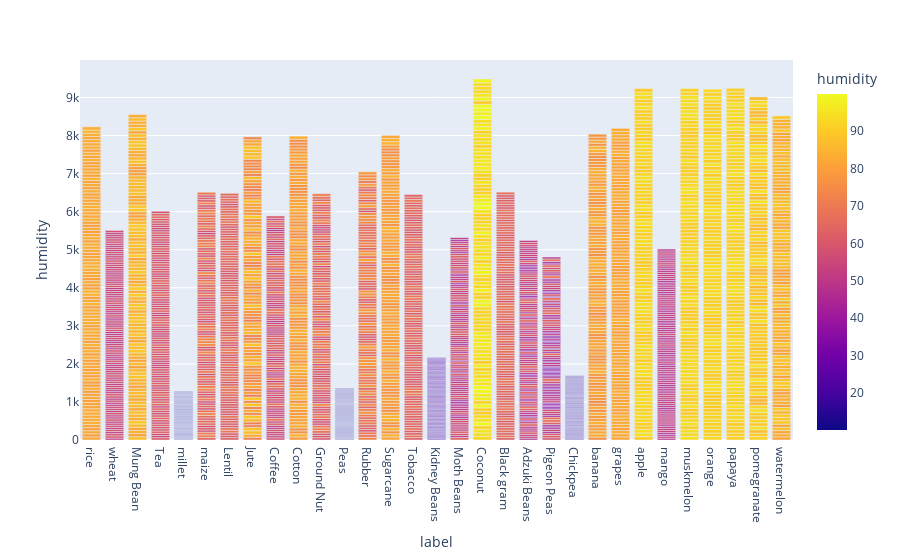

This figure's notebook cell:
### Code cell
# Humidity visualization

fig2 = px.bar(df, x='label', y='humidity', color='humidity')
fig2.show()

### Figure 1 — Plotly figure (JSON) as saved in the notebook; plotly's stock layout.template omitted (floating-point values rounded to 4 significant figures; data arrays with more than 128 entries replaced by an {"elided": "..."} marker saying what was removed)
{"data": [{"alignmentgroup": "True", "hovertemplate": "label=%{x}<br>humidity=%{marker.color}<extra></extra>", "legendgroup": "", "marker": {"color": {"elided": "3100 float values"}, "coloraxis": "coloraxis"}, "name": "", "offsetgroup": "", "orientation": "v", "showlegend": false, "textposition": "auto", "type": "bar", "x": {"elided": "3100 str values"}, "xaxis": "x", "y": {"elided": "3100 float values"}, "yaxis": "y"}], "layout": {"barmode": "relative", "coloraxis": {"colorbar": {"title": {"text": "humidity"}}, "colorscale": [[0, "#0d0887"], [0.1111, "#46039f"], [0.2222, "#7201a8"], [0.3333, "#9c179e"], [0.4444, "#bd3786"], [0.5556, "#d8576b"], [0.6667, "#ed7953"], [0.7778, "#fb9f3a"], [0.8889, "#fdca26"], [1, "#f0f921"]]}, "legend": {"tracegroupgap": 0}, "margin": {"t": 60}, "xaxis": {"anchor": "y", "domain": [0, 1], "title": {"text": "label"}}, "yaxis": {"anchor": "x", "domain": [0, 1], "title": {"text": "humidity"}}}}
